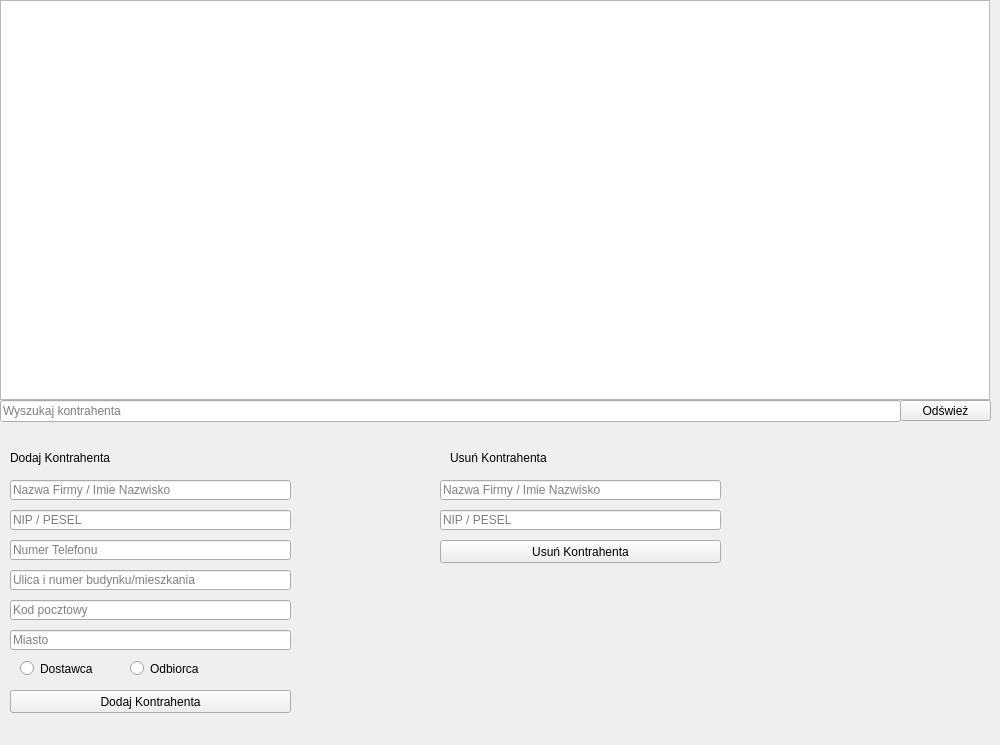
    <widget class="QWidget" name="tab_kontrahenci">
     <attribute name="title">
      <string>Kontrahenci</string>
     </attribute>
     <widget class="QTableView" name="tableView_kontrahenci">
      <property name="geometry">
       <rect>
        <x>0</x>
        <y>0</y>
        <width>990</width>
        <height>400</height>
       </rect>
      </property>
     </widget>
     <widget class="QLineEdit" name="lineEdit_kontrahenci">
      <property name="geometry">
       <rect>
        <x>0</x>
        <y>400</y>
        <width>901</width>
        <height>22</height>
       </rect>
      </property>
      <property name="placeholderText">
       <string>Wyszukaj kontrahenta</string>
      </property>
     </widget>
     <widget class="QLabel" name="label_dodajKontrahenta">
      <property name="geometry">
       <rect>
        <x>10</x>
        <y>450</y>
        <width>101</width>
        <height>16</height>
       </rect>
      </property>
      <property name="text">
       <string>Dodaj Kontrahenta</string>
      </property>
     </widget>
     <widget class="QLineEdit" name="lineEdit_nazwaKontrahenta">
      <property name="geometry">
       <rect>
        <x>10</x>
        <y>480</y>
        <width>281</width>
        <height>20</height>
       </rect>
      </property>
      <property name="placeholderText">
       <string>Nazwa Firmy / Imie Nazwisko</string>
      </property>
     </widget>
     <widget class="QLineEdit" name="lineEdit_nip">
      <property name="geometry">
       <rect>
        <x>10</x>
        <y>510</y>
        <width>281</width>
        <height>20</height>
       </rect>
      </property>
      <property name="placeholderText">
       <string>NIP / PESEL</string>
      </property>
     </widget>
     <widget class="QLineEdit" name="lineEdit_tel">
      <property name="geometry">
       <rect>
        <x>10</x>
        <y>540</y>
        <width>281</width>
        <height>20</height>
       </rect>
      </property>
      <property name="placeholderText">
       <string>Numer Telefonu</string>
      </property>
     </widget>
     <widget class="QLineEdit" name="lineEdit_ulica">
      <property name="geometry">
       <rect>
        <x>10</x>
        <y>570</y>
        <width>281</width>
        <height>20</height>
       </rect>
      </property>
      <property name="placeholderText">
       <string>Ulica i numer budynku/mieszkania</string>
      </property>
     </widget>
     <widget class="QLineEdit" name="lineEdit_kod_pocztowy">
      <property name="geometry">
       <rect>
        <x>10</x>
        <y>600</y>
        <width>281</width>
        <height>20</height>
       </rect>
      </property>
      <property name="placeholderText">
       <string>Kod pocztowy</string>
      </property>
     </widget>
     <widget class="QLineEdit" name="lineEdit_Miasto">
      <property name="geometry">
       <rect>
        <x>10</x>
        <y>630</y>
        <width>281</width>
        <height>20</height>
       </rect>
      </property>
      <property name="placeholderText">
       <string>Miasto</string>
      </property>
     </widget>
     <widget class="QRadioButton" name="radioButton_dostawca">
      <property name="geometry">
       <rect>
        <x>20</x>
        <y>660</y>
        <width>82</width>
        <height>17</height>
       </rect>
      </property>
      <property name="text">
       <string>Dostawca</string>
      </property>
     </widget>
     <widget class="QRadioButton" name="radioButton_odbiorca">
      <property name="geometry">
       <rect>
        <x>130</x>
        <y>660</y>
        <width>82</width>
        <height>17</height>
       </rect>
      </property>
      <property name="text">
       <string>Odbiorca</string>
      </property>
     </widget>
     <widget class="QPushButton" name="pushButton_dodajKontrahenta">
      <property name="geometry">
       <rect>
        <x>10</x>
        <y>690</y>
        <width>281</width>
        <height>23</height>
       </rect>
      </property>
      <property name="text">
       <string>Dodaj Kontrahenta</string>
      </property>
     </widget>
     <widget class="QLabel" name="label_komunikatDodaniaKontrahenta">
      <property name="geometry">
       <rect>
        <x>40</x>
        <y>720</y>
        <width>221</width>
        <height>16</height>
       </rect>
      </property>
      <property name="layoutDirection">
       <enum>Qt::RightToLeft</enum>
      </property>
      <property name="autoFillBackground">
       <bool>false</bool>
      </property>
      <property name="frameShape">
       <enum>QFrame::NoFrame</enum>
      </property>
      <property name="text">
       <string/>
      </property>
     </widget>
     <widget class="QLabel" name="label_usunKontrahenta">
      <property name="geometry">
       <rect>
        <x>450</x>
        <y>450</y>
        <width>101</width>
        <height>16</height>
       </rect>
      </property>
      <property name="text">
       <string>Usuń Kontrahenta</string>
      </property>
     </widget>
     <widget class="QLineEdit" name="lineEdit_nazwaKontrahenta_usun">
      <property name="geometry">
       <rect>
        <x>440</x>
        <y>480</y>
        <width>281</width>
        <height>20</height>
       </rect>
      </property>
      <property name="text">
       <string/>
      </property>
      <property name="placeholderText">
       <string>Nazwa Firmy / Imie Nazwisko</string>
      </property>
     </widget>
     <widget class="QLineEdit" name="lineEdit_nipkontrahenta_usun">
      <property name="geometry">
       <rect>
        <x>440</x>
        <y>510</y>
        <width>281</width>
        <height>20</height>
       </rect>
      </property>
      <property name="text">
       <string/>
      </property>
      <property name="placeholderText">
       <string>NIP / PESEL</string>
      </property>
     </widget>
     <widget class="QPushButton" name="pushButton_usunKontrahenta">
      <property name="geometry">
       <rect>
        <x>440</x>
        <y>540</y>
        <width>281</width>
        <height>23</height>
       </rect>
      </property>
      <property name="text">
       <string>Usuń Kontrahenta</string>
      </property>
     </widget>
     <widget class="QPushButton" name="pushButton_4">
      <property name="geometry">
       <rect>
        <x>900</x>
        <y>400</y>
        <width>91</width>
        <height>21</height>
       </rect>
      </property>
      <property name="text">
       <string>Odśwież</string>
      </property>
     </widget>
    </widget>
